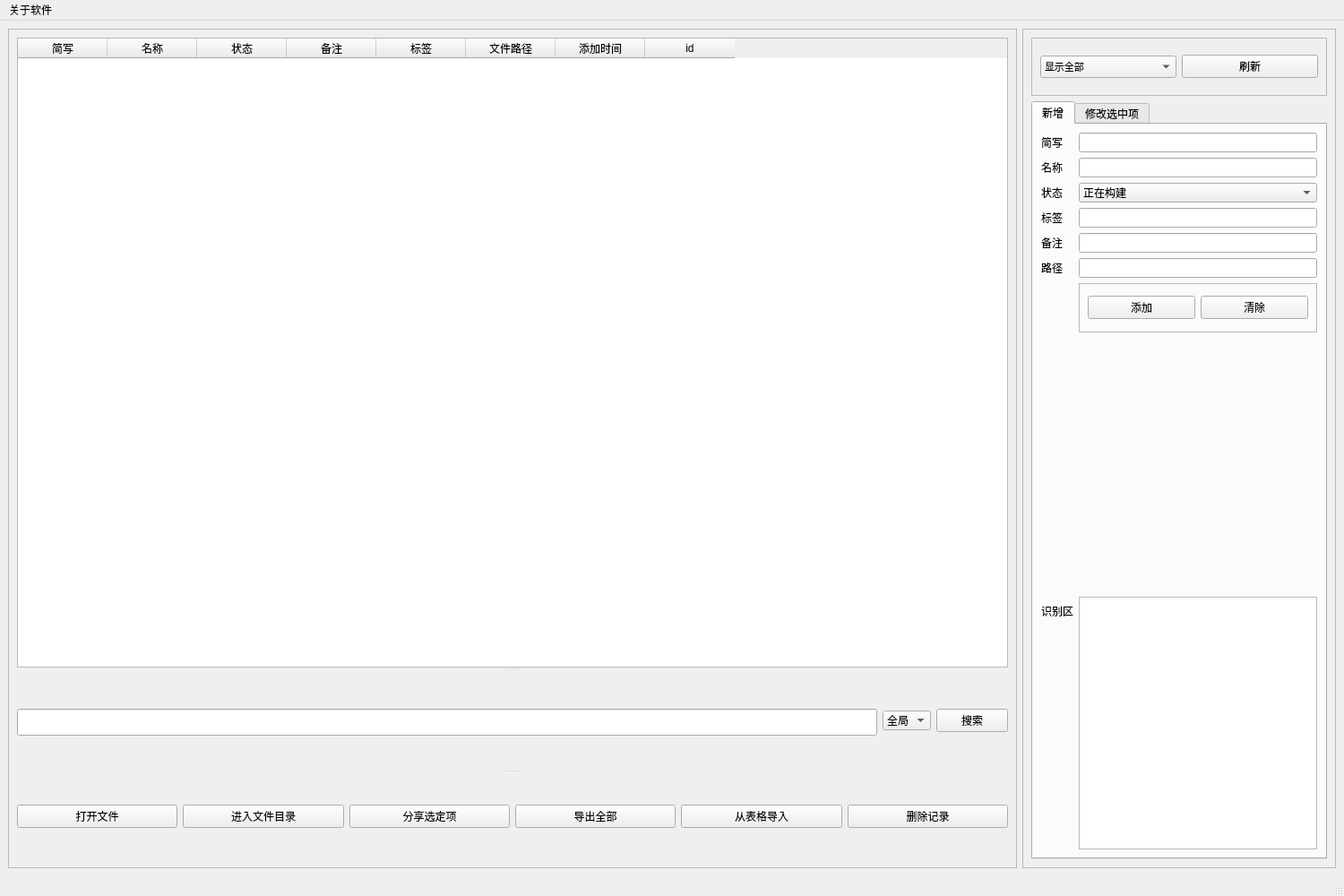
<?xml version="1.0" encoding="UTF-8"?>
<ui version="4.0">
 <class>MainWindow</class>
 <widget class="QMainWindow" name="MainWindow">
  <property name="geometry">
   <rect>
    <x>0</x>
    <y>0</y>
    <width>1500</width>
    <height>1000</height>
   </rect>
  </property>
  <property name="acceptDrops">
   <bool>true</bool>
  </property>
  <property name="windowTitle">
   <string>项目构建管理</string>
  </property>
  <widget class="QWidget" name="centralwidget">
   <layout class="QHBoxLayout" name="horizontalLayout_7">
    <item>
     <widget class="QFrame" name="frame_4">
      <property name="minimumSize">
       <size>
        <width>600</width>
        <height>0</height>
       </size>
      </property>
      <property name="frameShape">
       <enum>QFrame::StyledPanel</enum>
      </property>
      <property name="frameShadow">
       <enum>QFrame::Raised</enum>
      </property>
      <layout class="QHBoxLayout" name="horizontalLayout_4">
       <item>
        <widget class="QSplitter" name="splitter_2">
         <property name="orientation">
          <enum>Qt::Vertical</enum>
         </property>
         <widget class="QSplitter" name="splitter">
          <property name="orientation">
           <enum>Qt::Vertical</enum>
          </property>
          <widget class="QTableWidget" name="tableWidget">
           <property name="sizePolicy">
            <sizepolicy hsizetype="Expanding" vsizetype="Minimum">
             <horstretch>0</horstretch>
             <verstretch>0</verstretch>
            </sizepolicy>
           </property>
           <property name="minimumSize">
            <size>
             <width>0</width>
             <height>400</height>
            </size>
           </property>
           <column>
            <property name="text">
             <string>简写</string>
            </property>
           </column>
           <column>
            <property name="text">
             <string>名称</string>
            </property>
           </column>
           <column>
            <property name="text">
             <string>状态</string>
            </property>
           </column>
           <column>
            <property name="text">
             <string>备注</string>
            </property>
           </column>
           <column>
            <property name="text">
             <string>标签</string>
            </property>
           </column>
           <column>
            <property name="text">
             <string>文件路径</string>
            </property>
           </column>
           <column>
            <property name="text">
             <string>添加时间</string>
            </property>
           </column>
           <column>
            <property name="text">
             <string>id</string>
            </property>
           </column>
          </widget>
          <widget class="QWidget" name="layoutWidget">
           <layout class="QHBoxLayout" name="horizontalLayout_3">
            <item>
             <widget class="QLineEdit" name="lineEdit_search">
              <property name="minimumSize">
               <size>
                <width>0</width>
                <height>30</height>
               </size>
              </property>
              <property name="maximumSize">
               <size>
                <width>16777215</width>
                <height>25</height>
               </size>
              </property>
              <property name="clearButtonEnabled">
               <bool>true</bool>
              </property>
             </widget>
            </item>
            <item>
             <widget class="QComboBox" name="comboBox_search">
              <property name="font">
               <font>
                <family>Arial</family>
                <weight>50</weight>
                <bold>false</bold>
               </font>
              </property>
              <item>
               <property name="text">
                <string>全局</string>
               </property>
              </item>
              <item>
               <property name="text">
                <string>名称</string>
               </property>
              </item>
              <item>
               <property name="text">
                <string>标签</string>
               </property>
              </item>
              <item>
               <property name="text">
                <string>简写</string>
               </property>
              </item>
              <item>
               <property name="text">
                <string>备注</string>
               </property>
              </item>
             </widget>
            </item>
            <item>
             <widget class="QPushButton" name="pushButton_search">
              <property name="font">
               <font>
                <family>Arial</family>
                <weight>50</weight>
                <bold>false</bold>
               </font>
              </property>
              <property name="text">
               <string>搜索</string>
              </property>
             </widget>
            </item>
           </layout>
          </widget>
         </widget>
         <widget class="QWidget" name="widget" native="true">
          <layout class="QHBoxLayout" name="horizontalLayout_2">
           <item>
            <widget class="QPushButton" name="pushButton_Open">
             <property name="font">
              <font>
               <family>Arial</family>
               <weight>50</weight>
               <bold>false</bold>
              </font>
             </property>
             <property name="text">
              <string>打开文件</string>
             </property>
            </widget>
           </item>
           <item>
            <widget class="QPushButton" name="pushButton_openPath">
             <property name="font">
              <font>
               <family>Arial</family>
               <weight>50</weight>
               <bold>false</bold>
              </font>
             </property>
             <property name="text">
              <string>进入文件目录</string>
             </property>
            </widget>
           </item>
           <item>
            <widget class="QPushButton" name="pushButton_share">
             <property name="font">
              <font>
               <family>Arial</family>
               <weight>50</weight>
               <bold>false</bold>
              </font>
             </property>
             <property name="text">
              <string>分享选定项</string>
             </property>
            </widget>
           </item>
           <item>
            <widget class="QPushButton" name="pushButton_WriteTable">
             <property name="font">
              <font>
               <family>Arial</family>
               <weight>50</weight>
               <bold>false</bold>
              </font>
             </property>
             <property name="text">
              <string>导出全部</string>
             </property>
            </widget>
           </item>
           <item>
            <widget class="QPushButton" name="pushButton_ImportTable">
             <property name="font">
              <font>
               <family>Arial</family>
               <weight>50</weight>
               <bold>false</bold>
              </font>
             </property>
             <property name="text">
              <string>从表格导入</string>
             </property>
            </widget>
           </item>
           <item>
            <widget class="QPushButton" name="pushButton_del">
             <property name="font">
              <font>
               <family>Arial</family>
               <weight>50</weight>
               <bold>false</bold>
              </font>
             </property>
             <property name="text">
              <string>删除记录</string>
             </property>
            </widget>
           </item>
          </layout>
         </widget>
        </widget>
       </item>
      </layout>
     </widget>
    </item>
    <item>
     <widget class="QFrame" name="frame">
      <property name="maximumSize">
       <size>
        <width>350</width>
        <height>16777215</height>
       </size>
      </property>
      <property name="font">
       <font>
        <family>Arial</family>
       </font>
      </property>
      <property name="frameShape">
       <enum>QFrame::StyledPanel</enum>
      </property>
      <property name="frameShadow">
       <enum>QFrame::Raised</enum>
      </property>
      <layout class="QVBoxLayout" name="verticalLayout_3">
       <item>
        <widget class="QFrame" name="frame_5">
         <property name="minimumSize">
          <size>
           <width>0</width>
           <height>65</height>
          </size>
         </property>
         <property name="frameShape">
          <enum>QFrame::StyledPanel</enum>
         </property>
         <property name="frameShadow">
          <enum>QFrame::Raised</enum>
         </property>
         <layout class="QHBoxLayout" name="horizontalLayout_8">
          <item>
           <widget class="QComboBox" name="comboBox_status">
            <property name="minimumSize">
             <size>
              <width>100</width>
              <height>25</height>
             </size>
            </property>
            <property name="font">
             <font>
              <family>Arial</family>
              <pointsize>8</pointsize>
              <weight>50</weight>
              <bold>false</bold>
             </font>
            </property>
            <item>
             <property name="text">
              <string>显示全部</string>
             </property>
            </item>
            <item>
             <property name="text">
              <string>未构建</string>
             </property>
            </item>
            <item>
             <property name="text">
              <string>构建失败</string>
             </property>
            </item>
            <item>
             <property name="text">
              <string>正在构建</string>
             </property>
            </item>
            <item>
             <property name="text">
              <string>测序中</string>
             </property>
            </item>
            <item>
             <property name="text">
              <string>测序突变</string>
             </property>
            </item>
            <item>
             <property name="text">
              <string>构建完成</string>
             </property>
            </item>
            <item>
             <property name="text">
              <string>其它</string>
             </property>
            </item>
           </widget>
          </item>
          <item>
           <widget class="QPushButton" name="pushButton_filter">
            <property name="minimumSize">
             <size>
              <width>0</width>
              <height>25</height>
             </size>
            </property>
            <property name="font">
             <font>
              <family>Arial</family>
              <pointsize>9</pointsize>
              <weight>50</weight>
              <bold>false</bold>
             </font>
            </property>
            <property name="text">
             <string>刷新</string>
            </property>
           </widget>
          </item>
         </layout>
        </widget>
       </item>
       <item>
        <widget class="QTabWidget" name="tabWidget">
         <property name="font">
          <font>
           <family>Arial</family>
           <weight>50</weight>
           <bold>false</bold>
          </font>
         </property>
         <property name="currentIndex">
          <number>0</number>
         </property>
         <widget class="QWidget" name="tab">
          <attribute name="title">
           <string>新增</string>
          </attribute>
          <layout class="QHBoxLayout" name="horizontalLayout_5">
           <item>
            <layout class="QFormLayout" name="formLayout">
             <property name="verticalSpacing">
              <number>6</number>
             </property>
             <item row="0" column="0">
              <widget class="QLabel" name="label_2">
               <property name="text">
                <string>简写</string>
               </property>
              </widget>
             </item>
             <item row="0" column="1">
              <widget class="QLineEdit" name="lineEdit_abbr">
               <property name="font">
                <font>
                 <family>Arial</family>
                 <weight>50</weight>
                 <bold>false</bold>
                </font>
               </property>
               <property name="clearButtonEnabled">
                <bool>true</bool>
               </property>
              </widget>
             </item>
             <item row="1" column="0">
              <widget class="QLabel" name="label">
               <property name="text">
                <string>名称</string>
               </property>
              </widget>
             </item>
             <item row="1" column="1">
              <widget class="QLineEdit" name="lineEdit_name">
               <property name="font">
                <font>
                 <family>Arial</family>
                 <weight>50</weight>
                 <bold>false</bold>
                </font>
               </property>
               <property name="clearButtonEnabled">
                <bool>true</bool>
               </property>
              </widget>
             </item>
             <item row="2" column="0">
              <widget class="QLabel" name="label_6">
               <property name="text">
                <string>状态</string>
               </property>
              </widget>
             </item>
             <item row="2" column="1">
              <widget class="QComboBox" name="comboBox">
               <property name="font">
                <font>
                 <family>Arial</family>
                 <weight>50</weight>
                 <bold>false</bold>
                </font>
               </property>
               <item>
                <property name="text">
                 <string>正在构建</string>
                </property>
               </item>
               <item>
                <property name="text">
                 <string>构建失败</string>
                </property>
               </item>
               <item>
                <property name="text">
                 <string>未构建</string>
                </property>
               </item>
               <item>
                <property name="text">
                 <string>测序中</string>
                </property>
               </item>
               <item>
                <property name="text">
                 <string>测序突变</string>
                </property>
               </item>
               <item>
                <property name="text">
                 <string>构建完成</string>
                </property>
               </item>
               <item>
                <property name="text">
                 <string>其它</string>
                </property>
               </item>
              </widget>
             </item>
             <item row="3" column="0">
              <widget class="QLabel" name="label_3">
               <property name="text">
                <string>标签</string>
               </property>
              </widget>
             </item>
             <item row="3" column="1">
              <widget class="QLineEdit" name="lineEdit_tag">
               <property name="font">
                <font>
                 <family>Arial</family>
                 <weight>50</weight>
                 <bold>false</bold>
                </font>
               </property>
               <property name="clearButtonEnabled">
                <bool>true</bool>
               </property>
              </widget>
             </item>
             <item row="4" column="0">
              <widget class="QLabel" name="label_4">
               <property name="text">
                <string>备注</string>
               </property>
              </widget>
             </item>
             <item row="4" column="1">
              <widget class="QLineEdit" name="lineEdit_info">
               <property name="font">
                <font>
                 <family>Arial</family>
                 <weight>50</weight>
                 <bold>false</bold>
                </font>
               </property>
               <property name="clearButtonEnabled">
                <bool>true</bool>
               </property>
              </widget>
             </item>
             <item row="5" column="0">
              <widget class="QLabel" name="label_5">
               <property name="text">
                <string>路径</string>
               </property>
              </widget>
             </item>
             <item row="5" column="1">
              <widget class="QLineEdit" name="lineEdit_path">
               <property name="font">
                <font>
                 <family>Arial</family>
                 <weight>50</weight>
                 <bold>false</bold>
                </font>
               </property>
               <property name="clearButtonEnabled">
                <bool>true</bool>
               </property>
              </widget>
             </item>
             <item row="6" column="1">
              <widget class="QFrame" name="frame_3">
               <property name="minimumSize">
                <size>
                 <width>0</width>
                 <height>55</height>
                </size>
               </property>
               <property name="maximumSize">
                <size>
                 <width>16777215</width>
                 <height>50</height>
                </size>
               </property>
               <property name="frameShape">
                <enum>QFrame::StyledPanel</enum>
               </property>
               <property name="frameShadow">
                <enum>QFrame::Raised</enum>
               </property>
               <layout class="QHBoxLayout" name="horizontalLayout_6">
                <item>
                 <widget class="QPushButton" name="pushButton_add">
                  <property name="minimumSize">
                   <size>
                    <width>0</width>
                    <height>26</height>
                   </size>
                  </property>
                  <property name="text">
                   <string>添加</string>
                  </property>
                 </widget>
                </item>
                <item>
                 <widget class="QPushButton" name="pushButton_clear">
                  <property name="minimumSize">
                   <size>
                    <width>0</width>
                    <height>26</height>
                   </size>
                  </property>
                  <property name="text">
                   <string>清除</string>
                  </property>
                 </widget>
                </item>
               </layout>
              </widget>
             </item>
             <item row="7" column="1">
              <spacer name="verticalSpacer">
               <property name="orientation">
                <enum>Qt::Vertical</enum>
               </property>
               <property name="sizeHint" stdset="0">
                <size>
                 <width>20</width>
                 <height>40</height>
                </size>
               </property>
              </spacer>
             </item>
             <item row="8" column="0">
              <widget class="QLabel" name="label_11">
               <property name="text">
                <string>识别区</string>
               </property>
              </widget>
             </item>
             <item row="8" column="1">
              <widget class="QTextEdit" name="textEdit_recognitionArea">
               <property name="sizePolicy">
                <sizepolicy hsizetype="Expanding" vsizetype="Expanding">
                 <horstretch>0</horstretch>
                 <verstretch>0</verstretch>
                </sizepolicy>
               </property>
               <property name="maximumSize">
                <size>
                 <width>16777215</width>
                 <height>16666666</height>
                </size>
               </property>
               <property name="autoFillBackground">
                <bool>true</bool>
               </property>
              </widget>
             </item>
            </layout>
           </item>
          </layout>
         </widget>
         <widget class="QWidget" name="tab_2">
          <attribute name="title">
           <string>修改选中项</string>
          </attribute>
          <layout class="QHBoxLayout" name="horizontalLayout">
           <item>
            <layout class="QFormLayout" name="formLayout_2">
             <item row="0" column="0">
              <widget class="QLabel" name="label_15">
               <property name="font">
                <font>
                 <family>Arial</family>
                 <weight>50</weight>
                 <bold>false</bold>
                </font>
               </property>
               <property name="text">
                <string>id</string>
               </property>
              </widget>
             </item>
             <item row="0" column="1">
              <widget class="QLineEdit" name="lineEdit_selectedID">
               <property name="font">
                <font>
                 <family>Arial</family>
                 <weight>50</weight>
                 <bold>false</bold>
                </font>
               </property>
               <property name="clearButtonEnabled">
                <bool>true</bool>
               </property>
              </widget>
             </item>
             <item row="1" column="0">
              <widget class="QLabel" name="label_7">
               <property name="font">
                <font>
                 <family>Arial</family>
                 <weight>50</weight>
                 <bold>false</bold>
                </font>
               </property>
               <property name="text">
                <string>简写</string>
               </property>
              </widget>
             </item>
             <item row="1" column="1">
              <widget class="QLineEdit" name="lineEdit_selectedAbbr">
               <property name="font">
                <font>
                 <family>Arial</family>
                 <weight>50</weight>
                 <bold>false</bold>
                </font>
               </property>
               <property name="clearButtonEnabled">
                <bool>true</bool>
               </property>
              </widget>
             </item>
             <item row="2" column="0">
              <widget class="QLabel" name="label_8">
               <property name="font">
                <font>
                 <family>Arial</family>
                 <weight>50</weight>
                 <bold>false</bold>
                </font>
               </property>
               <property name="text">
                <string>名称</string>
               </property>
              </widget>
             </item>
             <item row="2" column="1">
              <widget class="QLineEdit" name="lineEdit_selectedName">
               <property name="font">
                <font>
                 <family>Arial</family>
                 <weight>50</weight>
                 <bold>false</bold>
                </font>
               </property>
               <property name="clearButtonEnabled">
                <bool>true</bool>
               </property>
              </widget>
             </item>
             <item row="3" column="0">
              <widget class="QLabel" name="label_9">
               <property name="font">
                <font>
                 <family>Arial</family>
                 <weight>50</weight>
                 <bold>false</bold>
                </font>
               </property>
               <property name="text">
                <string>状态</string>
               </property>
              </widget>
             </item>
             <item row="3" column="1">
              <widget class="QComboBox" name="comboBox_selectedStatus">
               <property name="font">
                <font>
                 <family>Arial</family>
                 <weight>50</weight>
                 <bold>false</bold>
                </font>
               </property>
               <item>
                <property name="text">
                 <string>正在构建</string>
                </property>
               </item>
               <item>
                <property name="text">
                 <string>构建失败</string>
                </property>
               </item>
               <item>
                <property name="text">
                 <string>未构建</string>
                </property>
               </item>
               <item>
                <property name="text">
                 <string>测序中</string>
                </property>
               </item>
               <item>
                <property name="text">
                 <string>测序突变</string>
                </property>
               </item>
               <item>
                <property name="text">
                 <string>构建完成</string>
                </property>
               </item>
               <item>
                <property name="text">
                 <string>其它</string>
                </property>
               </item>
              </widget>
             </item>
             <item row="4" column="0">
              <widget class="QLabel" name="label_10">
               <property name="font">
                <font>
                 <family>Arial</family>
                 <weight>50</weight>
                 <bold>false</bold>
                </font>
               </property>
               <property name="text">
                <string>标签</string>
               </property>
              </widget>
             </item>
             <item row="4" column="1">
              <widget class="QLineEdit" name="lineEdit_selectedTag">
               <property name="font">
                <font>
                 <family>Arial</family>
                 <weight>50</weight>
                 <bold>false</bold>
                </font>
               </property>
               <property name="clearButtonEnabled">
                <bool>true</bool>
               </property>
              </widget>
             </item>
             <item row="5" column="0">
              <widget class="QLabel" name="label_12">
               <property name="font">
                <font>
                 <family>Arial</family>
                 <weight>50</weight>
                 <bold>false</bold>
                </font>
               </property>
               <property name="text">
                <string>备注</string>
               </property>
              </widget>
             </item>
             <item row="5" column="1">
              <widget class="QLineEdit" name="lineEdit_selectedInfo">
               <property name="font">
                <font>
                 <family>Arial</family>
                 <weight>50</weight>
                 <bold>false</bold>
                </font>
               </property>
               <property name="clearButtonEnabled">
                <bool>true</bool>
               </property>
              </widget>
             </item>
             <item row="6" column="0">
              <widget class="QLabel" name="label_13">
               <property name="font">
                <font>
                 <family>Arial</family>
                 <weight>50</weight>
                 <bold>false</bold>
                </font>
               </property>
               <property name="text">
                <string>路径</string>
               </property>
              </widget>
             </item>
             <item row="6" column="1">
              <widget class="QLineEdit" name="lineEdit_selectedPath">
               <property name="font">
                <font>
                 <family>Arial</family>
                 <weight>50</weight>
                 <bold>false</bold>
                </font>
               </property>
               <property name="clearButtonEnabled">
                <bool>true</bool>
               </property>
              </widget>
             </item>
             <item row="7" column="1">
              <widget class="QFrame" name="frame_8">
               <property name="minimumSize">
                <size>
                 <width>0</width>
                 <height>60</height>
                </size>
               </property>
               <property name="maximumSize">
                <size>
                 <width>16777215</width>
                 <height>50</height>
                </size>
               </property>
               <property name="frameShape">
                <enum>QFrame::StyledPanel</enum>
               </property>
               <property name="frameShadow">
                <enum>QFrame::Raised</enum>
               </property>
               <layout class="QHBoxLayout" name="horizontalLayout_12">
                <item>
                 <widget class="QPushButton" name="pushButton_edit">
                  <property name="font">
                   <font>
                    <family>Arial</family>
                    <weight>50</weight>
                    <bold>false</bold>
                   </font>
                  </property>
                  <property name="text">
                   <string>修改</string>
                  </property>
                 </widget>
                </item>
                <item>
                 <widget class="QPushButton" name="pushButton_clear_2">
                  <property name="font">
                   <font>
                    <family>Arial</family>
                    <weight>50</weight>
                    <bold>false</bold>
                   </font>
                  </property>
                  <property name="text">
                   <string>清除</string>
                  </property>
                 </widget>
                </item>
               </layout>
              </widget>
             </item>
             <item row="8" column="1">
              <spacer name="verticalSpacer_2">
               <property name="orientation">
                <enum>Qt::Vertical</enum>
               </property>
               <property name="sizeHint" stdset="0">
                <size>
                 <width>20</width>
                 <height>40</height>
                </size>
               </property>
              </spacer>
             </item>
             <item row="9" column="1">
              <widget class="QTextEdit" name="textEdit_recognitionArea2">
               <property name="sizePolicy">
                <sizepolicy hsizetype="Expanding" vsizetype="Fixed">
                 <horstretch>0</horstretch>
                 <verstretch>0</verstretch>
                </sizepolicy>
               </property>
               <property name="minimumSize">
                <size>
                 <width>0</width>
                 <height>100</height>
                </size>
               </property>
               <property name="maximumSize">
                <size>
                 <width>16777215</width>
                 <height>1666666</height>
                </size>
               </property>
              </widget>
             </item>
             <item row="9" column="0">
              <widget class="QLabel" name="label_14">
               <property name="font">
                <font>
                 <family>Arial</family>
                 <weight>50</weight>
                 <bold>false</bold>
                </font>
               </property>
               <property name="text">
                <string>新路径识别</string>
               </property>
              </widget>
             </item>
            </layout>
           </item>
          </layout>
         </widget>
        </widget>
       </item>
      </layout>
     </widget>
    </item>
   </layout>
  </widget>
  <widget class="QMenuBar" name="menubar">
   <property name="geometry">
    <rect>
     <x>0</x>
     <y>0</y>
     <width>1500</width>
     <height>22</height>
    </rect>
   </property>
   <widget class="QMenu" name="menu">
    <property name="title">
     <string>关于软件</string>
    </property>
    <addaction name="action"/>
    <addaction name="action_2"/>
    <addaction name="separator"/>
    <addaction name="action_4"/>
   </widget>
   <addaction name="menu"/>
  </widget>
  <widget class="QStatusBar" name="statusbar"/>
  <action name="action">
   <property name="text">
    <string>获取最新版本</string>
   </property>
  </action>
  <action name="action_2">
   <property name="text">
    <string>使用说明</string>
   </property>
  </action>
  <action name="action_4">
   <property name="text">
    <string>打赏</string>
   </property>
  </action>
 </widget>
 <resources/>
 <connections/>
</ui>
